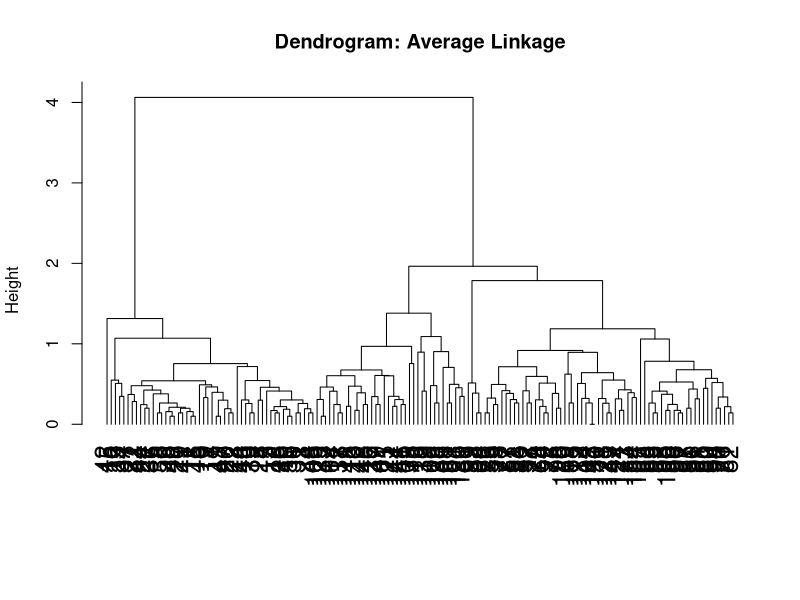
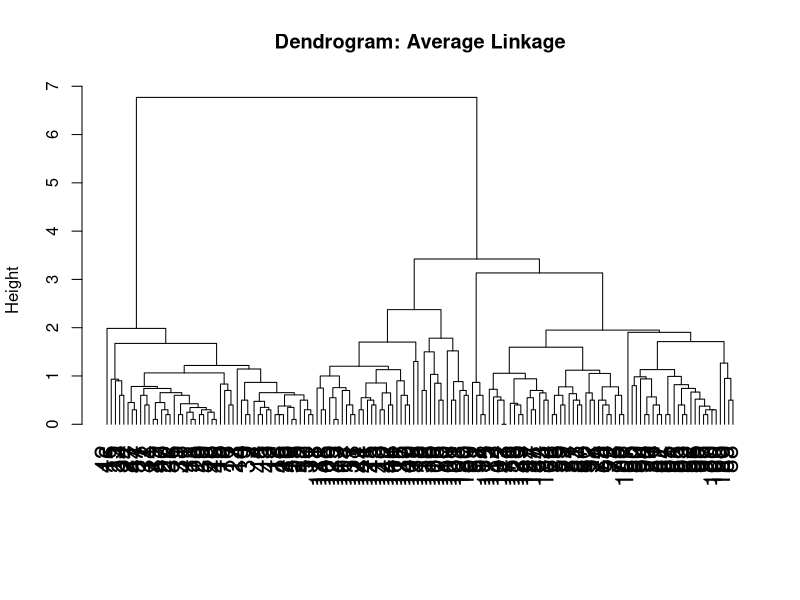
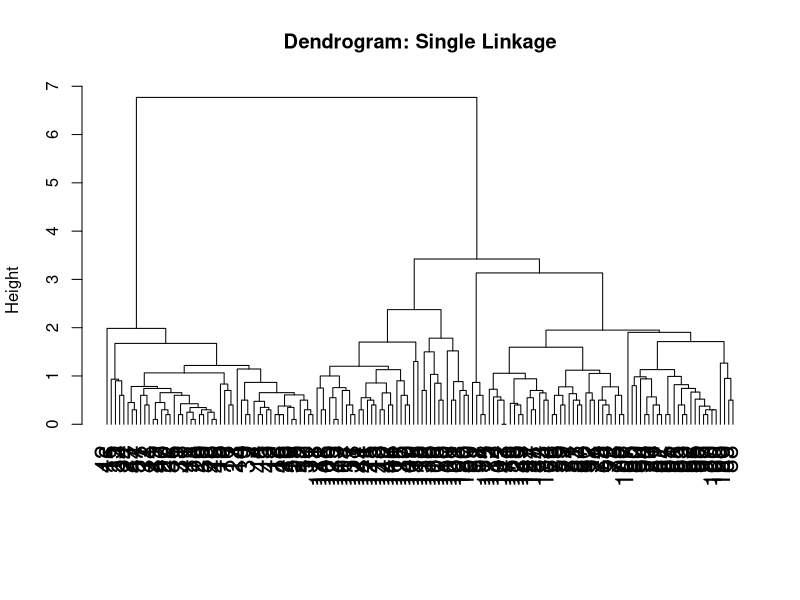
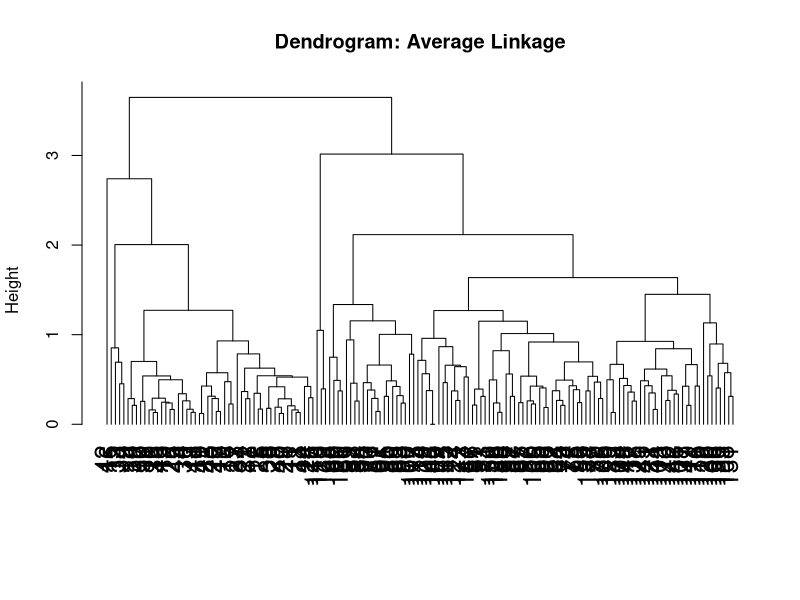

These charts were generated, in order, by the following R code:
## ---- chunk 1
knitr::opts_chunk$set(echo = TRUE)
## ---- chunk 2
############## Load Data ##############
library(datasets)
data(iris)
## ---- chunk 3
dist<- dist(iris[1:4], method = "euclidean")
hc.average <- hclust (dist, method ="average")
clusterCut = cutree(hc.average, 3)

plot(hc.average , main=" Dendrogram: Average Linkage ",
xlab="", sub ="", cex =1.5 , hang = -1)

truth = as.numeric(iris$Species)
correct_rate = sum(truth == clusterCut)/length(truth)
## ---- chunk 4
correct_rate
## ---- chunk 5
dist<- dist(iris[1:4], method = "manhattan")
hc.average <- hclust (dist, method ="average")
clusterCut = cutree(hc.average, 3)

plot(hc.average , main=" Dendrogram: Average Linkage ",
xlab="", sub ="", cex =1.5 , hang = -1)

truth = as.numeric(iris$Species)

correct_rate = sum(truth == clusterCut)/length(truth)
## ---- chunk 6
correct_rate
## ---- chunk 7
dist<- dist(iris[1:4], method = "euclidean")
hc.single <- hclust (dist, method ="single")
clusterCut = cutree(hc.single, 3)

plot(hc.average , main=" Dendrogram: Single Linkage ",
xlab="", sub ="", cex =1.5 , hang = -1)

truth = as.numeric(iris$Species)
correct_rate = sum(truth == clusterCut)/length(truth)
## ---- chunk 8
correct_rate
## ---- chunk 9
data = scale(iris[1:4])  
dist<- dist(data, method = "euclidean")
hc.average <- hclust (dist, method ="average")
clusterCut = cutree(hc.average, 3)

plot(hc.average , main=" Dendrogram: Average Linkage ",
xlab="", sub ="", cex =1.5 , hang = -1)

truth = as.numeric(iris$Species)
correct_rate = sum(truth == clusterCut)/length(truth)
## ---- chunk 10
correct_rate
